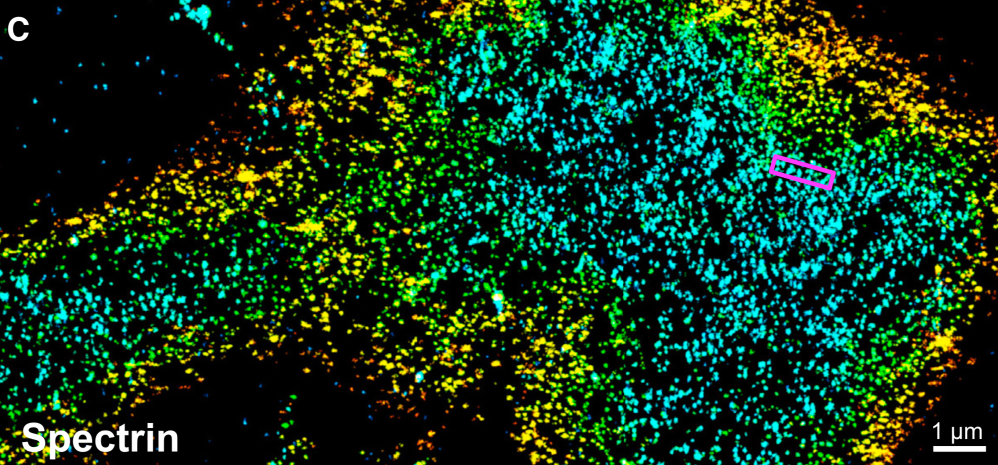
%> input picture Pubs/Experiments/HauserPowerSpectrum/Screen Shot 2019-03-04 at 5.45.31 PM.png, 1996 x 930 px (shown at 1/2 size)
$ octave HauserSpectrum.m   (GNU Octave 9; MATLAB toolbox functions it lacks are replaced by stand-ins)
%> lines starting %> are read from the running program, lines starting %| are printed output that depends on the picture
### Local/ZTiff_as_sent/Radial.m
function r=Radial(w,org)
% function r = Radial(w,org)
% Compute the circularly-averaged, radial component of w,
% with the origin taken to be org.
% Given w is nx x ny, r is nr x 1 with nr=floor(nx/2);

% if w is three-dimensional, compute the averages over spherical shells.
% r(1) = average of points with r in [0,1),
% r(2) = average of points with r in [1,2), etc.
%
% If w is a rectangular 2d image of size nx x ny, the radius is normalized
% and r(1)...r(floor(nx/2)) is returned.
% Algorithm is based on that used in Hist.m

[nx, ny, nz] = size(w);
n=[nx ny nz];
nr=floor(nx/2);
if nargin>1 || nx ~= ny || ~ismatrix(w) % general version: rect or 3D
    if nargin<2
        org=ceil((n+1)/2);
    end;
    if nz==1  % 2D input
        R=RadiusNorm([nx ny],org(1:2))*nx;  % handle rectangular images
    else
        R=Radius3([nx ny nz],org);
    end;
    r=zeros(nr,1);
    r0=zeros(nr,1);
    for i=1:nr
        q=R<i;
        r(i)=sum(q(:).*w(:));
        r0(i)=sum(q(:));
    end;
    r=[r(1);diff(r)];
%     r(2:nr)-r(1:nr-1);
    r0=[r0(1);diff(r0)];
%     =r0(2:nr)-r0(1:nr-1);
    r = r./r0;
else
    % fast Mex version
    nx=size(w,1);
    % we assume w is square and nx is even.
    R=Radius(nx);

    [r, norm]=WeightedHisto(R,w,nr);
    r=r./(norm+eps);
end;

### Pubs/Experiments/HauserPowerSpectrum/HauserSpectrum.m
m=imread('~/Desktop/Screen Shot 2019-03-04 at 5.45.31 PM.png');
%> m is the input picture: size 930x1996x3 uint8; mean R, G, B 19.5, 51.9, 26.4
ms=sum(single(m),3);
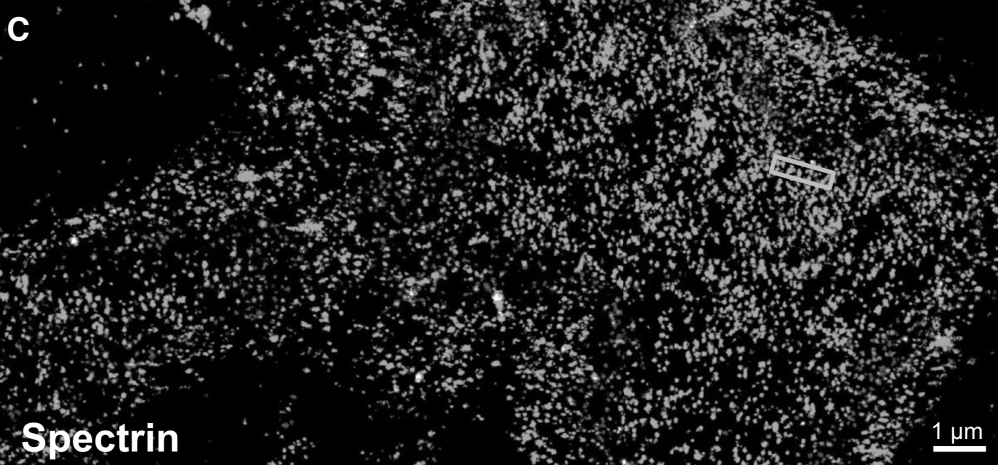
%> ms: size 930x1996 single (shown at 1/2 size); min 0, max 765, mean 97.9; drawn with min black and max white
ms=rot90(ms,3);
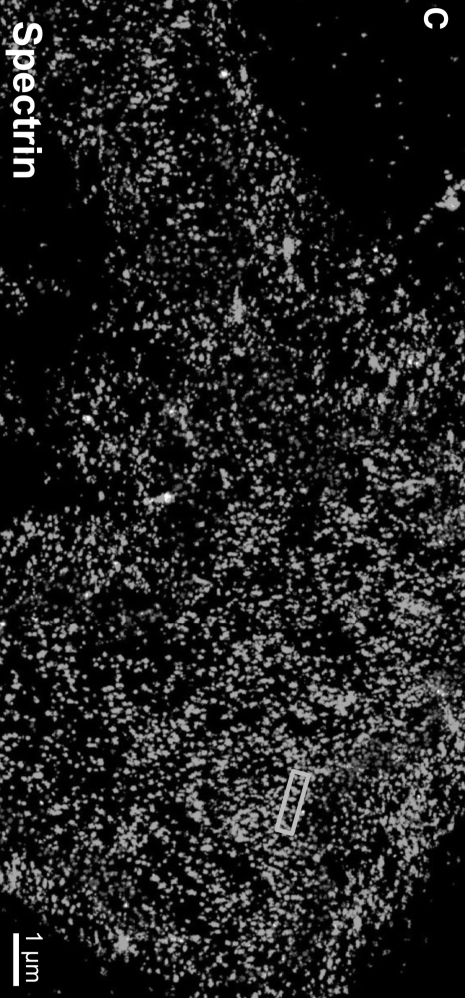
%> ms: size 1996x930 single (shown at 1/2 size); min 0, max 765, mean 97.9; mean of the top-left, top-right, bottom-left and bottom-right quarters 76.8, 67, 107.4, 140.4; drawn with min black and max white
msc=ms(701:1500,101:900);
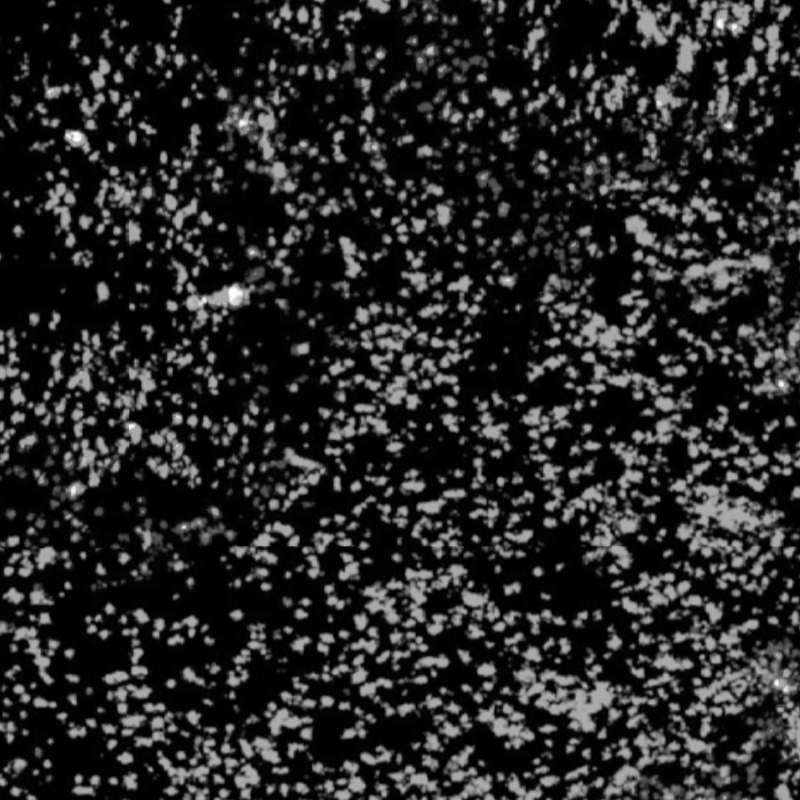
%> msc: size 800x800 single; min 0, max 759, mean 117.7; drawn with min black and max white
msc=min(msc,520);
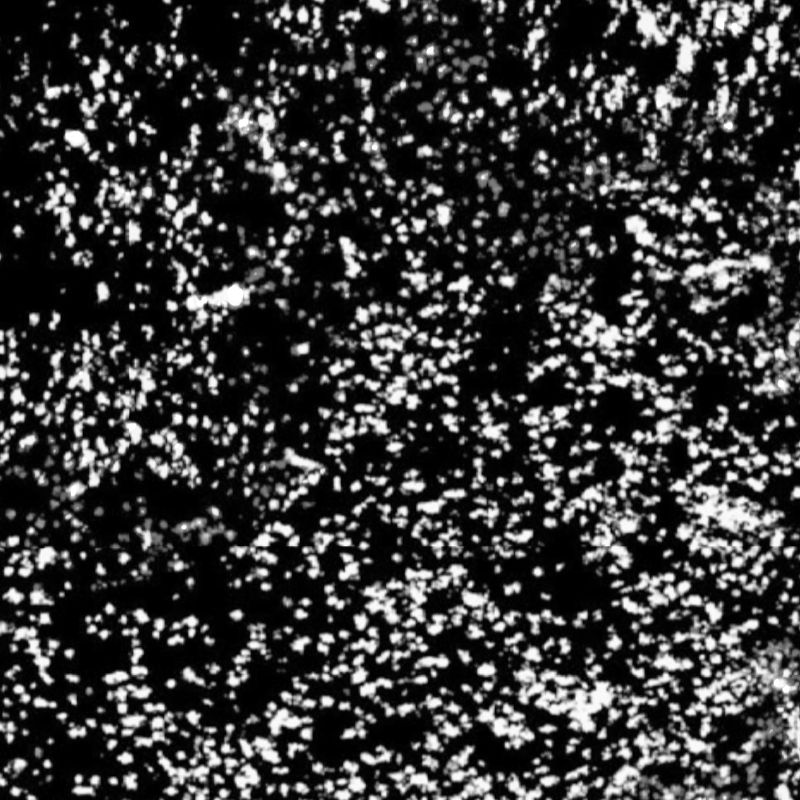
%> msc: size 800x800 single; min 0, max 520, mean 117.6; drawn with min black and max white

q=fftn(msc);
q(1)=0;
qs=fftshift(q);
% 1 pixel = 10nm
fs=(0:399)/(800*.01); % per um
sq1=Radial(abs(qs).^2);
%> the run ends on the next line
